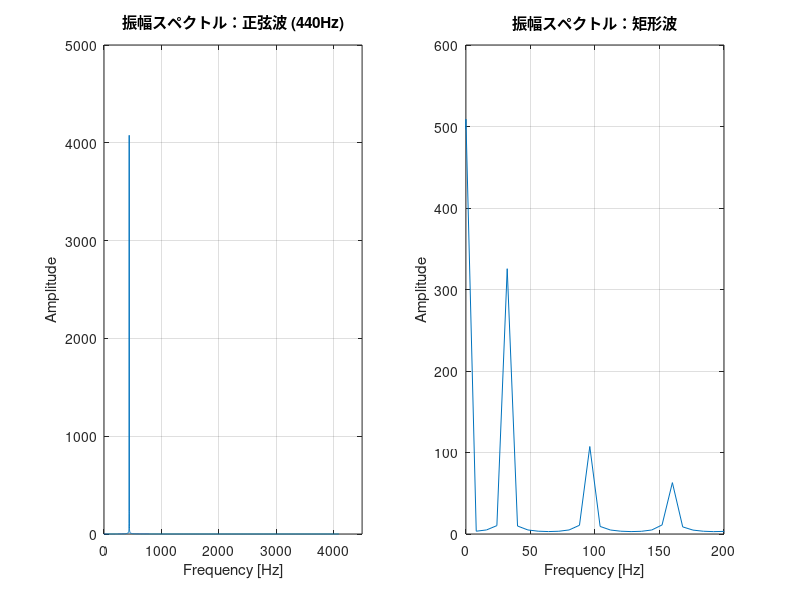
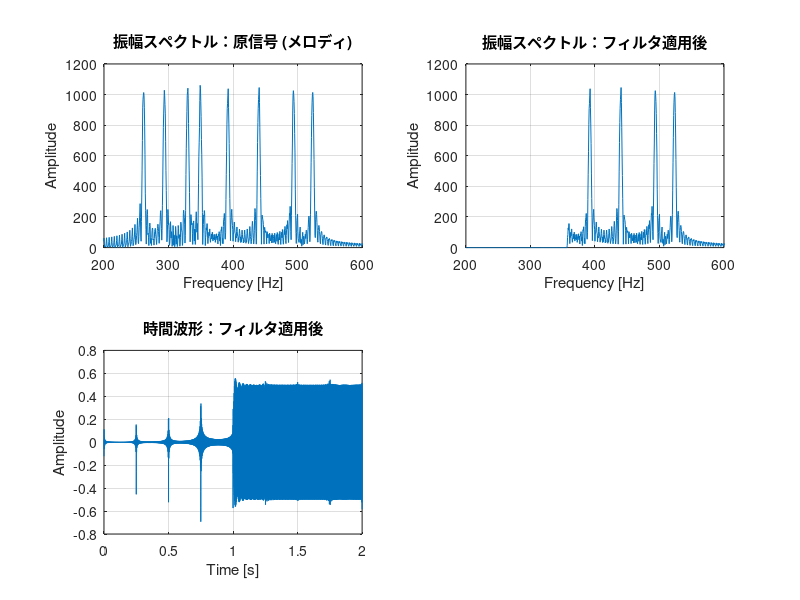

These charts were generated, in order, by the following MATLAB code:
clear all;
% サンプリング周波数から時間軸の作成
Fs = 8192;
t = 0:1 / Fs:1;

%% 課題1 %%
% 周波数440HzよりAの音を作成
f = 440;
signal_A = sin(2 * pi * f * t);
signal_B = (1:1024);
for k = signal_B
    if mod(floor(k / 129), 2) == 0
        signal_B(k) = 0;
    else
        signal_B(k) = 1;
    end
end
fft_signal_A = fft(signal_A);
fft_signal_B = fft(signal_B);
fft_shift_A = fftshift(fft_signal_A);
fft_shift_B = fftshift(fft_signal_B);

figure(1);
T_A = length(signal_A) / Fs;
faxis_A = [-Fs/2: 1/T_A: Fs/2-1/T_A];
subplot(1, 2, 1);
plot(faxis_A, abs(fft_shift_A));
xlim([0 4500]);
title('振幅スペクトル：正弦波 (440Hz)'); % 追記：タイトル
xlabel('Frequency [Hz]');                % 追記：横軸ラベル
ylabel('Amplitude');                     % 追記：縦軸ラベル
grid on;                                 % 追記：グリッド線

T_B = length(signal_B) / Fs;
faxis_B = [-Fs/2: 1/T_B: Fs/2-1/T_B];
subplot(1, 2, 2);
plot(faxis_B, abs(fft_shift_B));
xlim([0 200]);
title('振幅スペクトル：矩形波');         % 追記：タイトル
xlabel('Frequency [Hz]');                % 追記：横軸ラベル
ylabel('Amplitude');                     % 追記：縦軸ラベル
grid on;                                 % 追記：グリッド線

%% 課題2 %%
t = 0: 1/Fs : 0.25 - 1/Fs;
C = sin(2 * pi * 261.38 * t);
D = sin(2 * pi * 293.67 * t);
E = sin(2 * pi * 329.63 * t);
F = sin(2 * pi * 349.23 * t);
G = sin(2 * pi * 392.00 * t);
A = sin(2 * pi * 440.00 * t);
B = sin(2 * pi * 493.88 * t);
hi_C = sin(2 * pi * 523.23 * t);
melody = [C, D, E, F, G, A, B, hi_C];
fft_melody = fft(melody);
fft_shift_melody = fftshift(fft_melody);
T_melody = length(melody) / Fs;
faxis_melody = -Fs/2: 1/T_melody: Fs/2-1/T_melody;

figure(2);
subplot(2,2,1);
plot(faxis_melody, abs(fft_shift_melody));
xlim([200 600]);
title('振幅スペクトル：原信号 (メロディ)'); % 追記：タイトル
xlabel('Frequency [Hz]');                   % 追記：横軸ラベル
ylabel('Amplitude');                        % 追記：縦軸ラベル
grid on;                                    % 追記：グリッド線

cut_off_sig = 357;
for k = 1:length(melody)
    if faxis_melody(k) < cut_off_sig
        fft_shift_melody(k) = 0;
    end
end

subplot(2, 2, 2);
plot(faxis_melody, abs(fft_shift_melody));
xlim([200 600]);
title('振幅スペクトル：フィルタ適用後');    % 追記：タイトル
xlabel('Frequency [Hz]');                   % 追記：横軸ラベル
ylabel('Amplitude');                        % 追記：縦軸ラベル
grid on;                                    % 追記：グリッド線

ifft_shift_melody = ifftshift(fft_shift_melody);
ifft_melody = ifft(ifft_shift_melody);
t_total = (0 : length(ifft_melody) - 1) / Fs;

subplot(2, 2, 3);
plot(t_total, real(ifft_melody));
title('時間波形：フィルタ適用後');          % 追記：タイトル
xlabel('Time [s]');                         % 追記：横軸ラベル
ylabel('Amplitude');                        % 追記：縦軸ラベル
grid on;                                    % 追記：グリッド線
